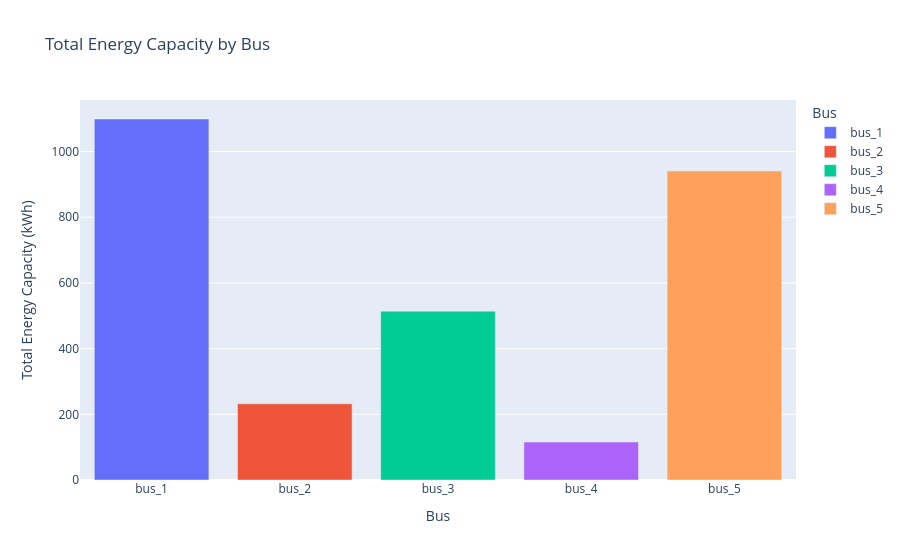

Write notebook code for a chart like this one.
### Markdown cell above
### Chart 1 : Total Energy Capacity by Bus

An interactive bar chart showing total energy capacity per bus.
Hover over each bar to see exact values.

---

### Code cell
# data PREPARATION
total_by_bus = df1.groupby("bus").agg(
    total_capacity=("energy capacity (kWh)", "sum"),
    number_of_units=("id", "count")
).reset_index()

total_by_bus.columns = ["Bus", "Total Energy Capacity (kWh)", "Number of Storage Units"]

# Interactive bar chart
fig = px.bar(
    total_by_bus,
    x="Bus",
    y="Total Energy Capacity (kWh)",
    color="Bus",
    hover_data=["Number of Storage Units"],
    title="Total Energy Capacity by Bus"
)

fig.show()

### Figure 1 — Plotly figure (JSON) as saved in the notebook; plotly's stock layout.template omitted (floating-point values rounded to 4 significant figures)
{"data": [{"customdata": [[7]], "hovertemplate": "Bus=%{x}<br>Total Energy Capacity (kWh)=%{y}<br>Number of Storage Units=%{customdata[0]}<extra></extra>", "legendgroup": "bus_1", "marker": {"color": "#636efa", "pattern": {"shape": ""}}, "name": "bus_1", "orientation": "v", "showlegend": true, "textposition": "auto", "type": "bar", "x": ["bus_1"], "xaxis": "x", "y": [1099.0], "yaxis": "y"}, {"customdata": [[7]], "hovertemplate": "Bus=%{x}<br>Total Energy Capacity (kWh)=%{y}<br>Number of Storage Units=%{customdata[0]}<extra></extra>", "legendgroup": "bus_2", "marker": {"color": "#EF553B", "pattern": {"shape": ""}}, "name": "bus_2", "orientation": "v", "showlegend": true, "textposition": "auto", "type": "bar", "x": ["bus_2"], "xaxis": "x", "y": [232.0], "yaxis": "y"}, {"customdata": [[4]], "hovertemplate": "Bus=%{x}<br>Total Energy Capacity (kWh)=%{y}<br>Number of Storage Units=%{customdata[0]}<extra></extra>", "legendgroup": "bus_3", "marker": {"color": "#00cc96", "pattern": {"shape": ""}}, "name": "bus_3", "orientation": "v", "showlegend": true, "textposition": "auto", "type": "bar", "x": ["bus_3"], "xaxis": "x", "y": [514.0], "yaxis": "y"}, {"customdata": [[1]], "hovertemplate": "Bus=%{x}<br>Total Energy Capacity (kWh)=%{y}<br>Number of Storage Units=%{customdata[0]}<extra></extra>", "legendgroup": "bus_4", "marker": {"color": "#ab63fa", "pattern": {"shape": ""}}, "name": "bus_4", "orientation": "v", "showlegend": true, "textposition": "auto", "type": "bar", "x": ["bus_4"], "xaxis": "x", "y": [115.5], "yaxis": "y"}, {"customdata": [[6]], "hovertemplate": "Bus=%{x}<br>Total Energy Capacity (kWh)=%{y}<br>Number of Storage Units=%{customdata[0]}<extra></extra>", "legendgroup": "bus_5", "marker": {"color": "#FFA15A", "pattern": {"shape": ""}}, "name": "bus_5", "orientation": "v", "showlegend": true, "textposition": "auto", "type": "bar", "x": ["bus_5"], "xaxis": "x", "y": [941.0], "yaxis": "y"}], "layout": {"barmode": "relative", "legend": {"title": {"text": "Bus"}, "tracegroupgap": 0}, "title": {"text": "Total Energy Capacity by Bus"}, "xaxis": {"anchor": "y", "categoryarray": ["bus_1", "bus_2", "bus_3", "bus_4", "bus_5"], "categoryorder": "array", "domain": [0, 1], "title": {"text": "Bus"}}, "yaxis": {"anchor": "x", "domain": [0, 1], "title": {"text": "Total Energy Capacity (kWh)"}}}}
